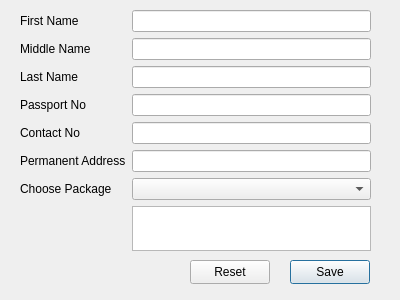
<?xml version="1.0" encoding="UTF-8"?>
<ui version="4.0">
 <class>RegisterTourist</class>
 <widget class="QDialog" name="RegisterTourist">
  <property name="geometry">
   <rect>
    <x>0</x>
    <y>0</y>
    <width>400</width>
    <height>300</height>
   </rect>
  </property>
  <property name="maximumSize">
   <size>
    <width>400</width>
    <height>300</height>
   </size>
  </property>
  <property name="windowTitle">
   <string>RegisterTourist</string>
  </property>
  <property name="windowOpacity">
   <double>3.000000000000000</double>
  </property>
  <widget class="QWidget" name="formLayoutWidget">
   <property name="geometry">
    <rect>
     <x>20</x>
     <y>10</y>
     <width>351</width>
     <height>241</height>
    </rect>
   </property>
   <layout class="QFormLayout" name="formLayout">
    <item row="0" column="0">
     <widget class="QLabel" name="label">
      <property name="text">
       <string>First Name</string>
      </property>
     </widget>
    </item>
    <item row="0" column="1">
     <widget class="QLineEdit" name="txtFirstName"/>
    </item>
    <item row="1" column="0">
     <widget class="QLabel" name="label_2">
      <property name="text">
       <string>Middle Name</string>
      </property>
     </widget>
    </item>
    <item row="2" column="0">
     <widget class="QLabel" name="label_3">
      <property name="text">
       <string>Last Name</string>
      </property>
     </widget>
    </item>
    <item row="2" column="1">
     <widget class="QLineEdit" name="txtLastName"/>
    </item>
    <item row="3" column="0">
     <widget class="QLabel" name="label_4">
      <property name="text">
       <string>Passport No</string>
      </property>
     </widget>
    </item>
    <item row="3" column="1">
     <widget class="QLineEdit" name="txtPassportNo"/>
    </item>
    <item row="4" column="0">
     <widget class="QLabel" name="label_5">
      <property name="text">
       <string>Contact No</string>
      </property>
     </widget>
    </item>
    <item row="4" column="1">
     <widget class="QLineEdit" name="txtContactNo"/>
    </item>
    <item row="5" column="0">
     <widget class="QLabel" name="label_6">
      <property name="text">
       <string>Permanent Address</string>
      </property>
     </widget>
    </item>
    <item row="5" column="1">
     <widget class="QLineEdit" name="txtPermanentAddress"/>
    </item>
    <item row="6" column="0">
     <widget class="QLabel" name="label_7">
      <property name="text">
       <string>Choose Package</string>
      </property>
     </widget>
    </item>
    <item row="6" column="1">
     <widget class="QComboBox" name="cmbChoosePackage"/>
    </item>
    <item row="1" column="1">
     <widget class="QLineEdit" name="txtMiddleName"/>
    </item>
    <item row="7" column="1">
     <widget class="QTextEdit" name="txtPackageDescription"/>
    </item>
   </layout>
  </widget>
  <widget class="QPushButton" name="btnSave">
   <property name="geometry">
    <rect>
     <x>290</x>
     <y>260</y>
     <width>80</width>
     <height>24</height>
    </rect>
   </property>
   <property name="text">
    <string>Save</string>
   </property>
  </widget>
  <widget class="QPushButton" name="btnReset">
   <property name="geometry">
    <rect>
     <x>190</x>
     <y>260</y>
     <width>80</width>
     <height>24</height>
    </rect>
   </property>
   <property name="text">
    <string>Reset</string>
   </property>
  </widget>
 </widget>
 <resources/>
 <connections/>
</ui>
